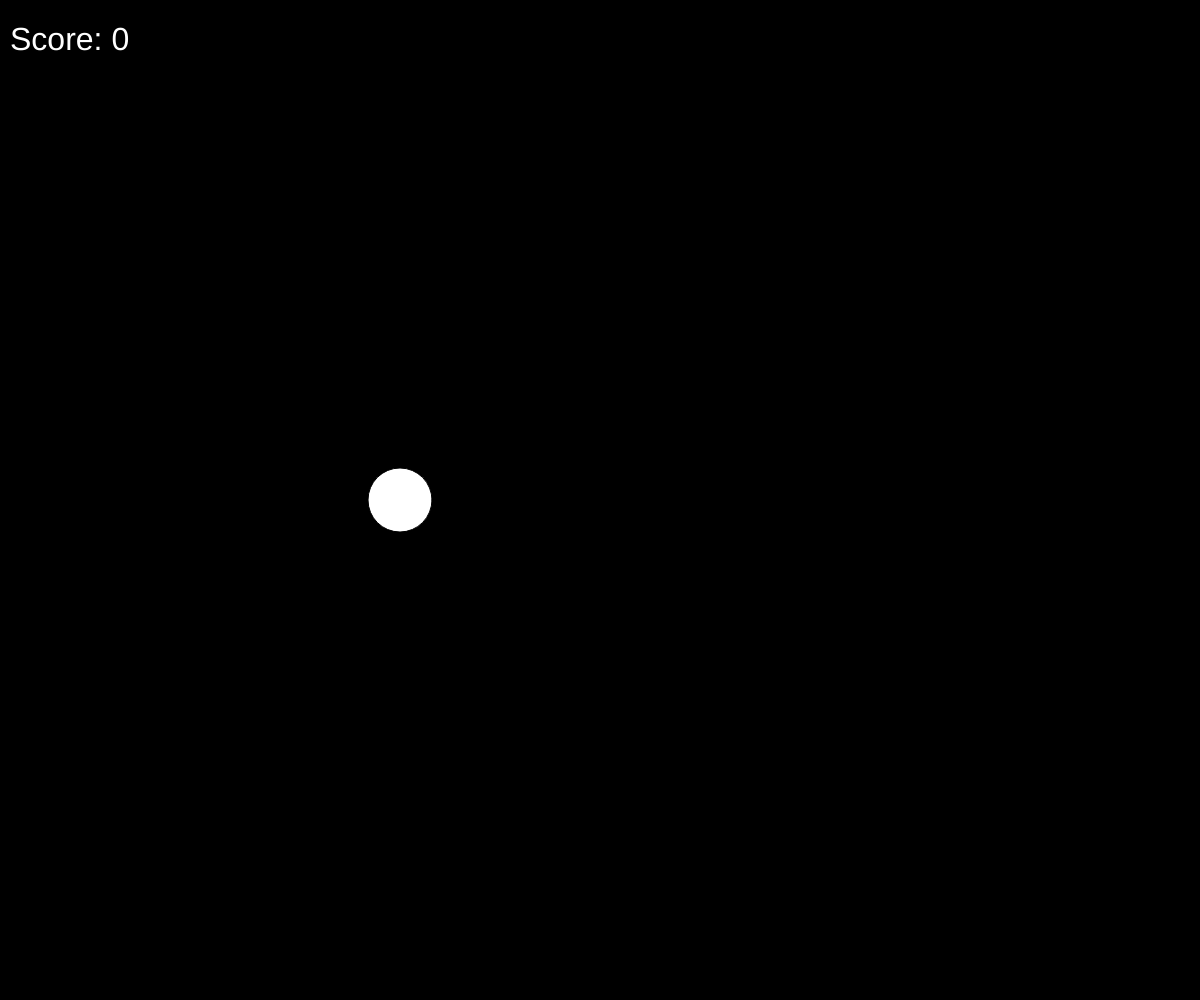
Frame 1 (no input)
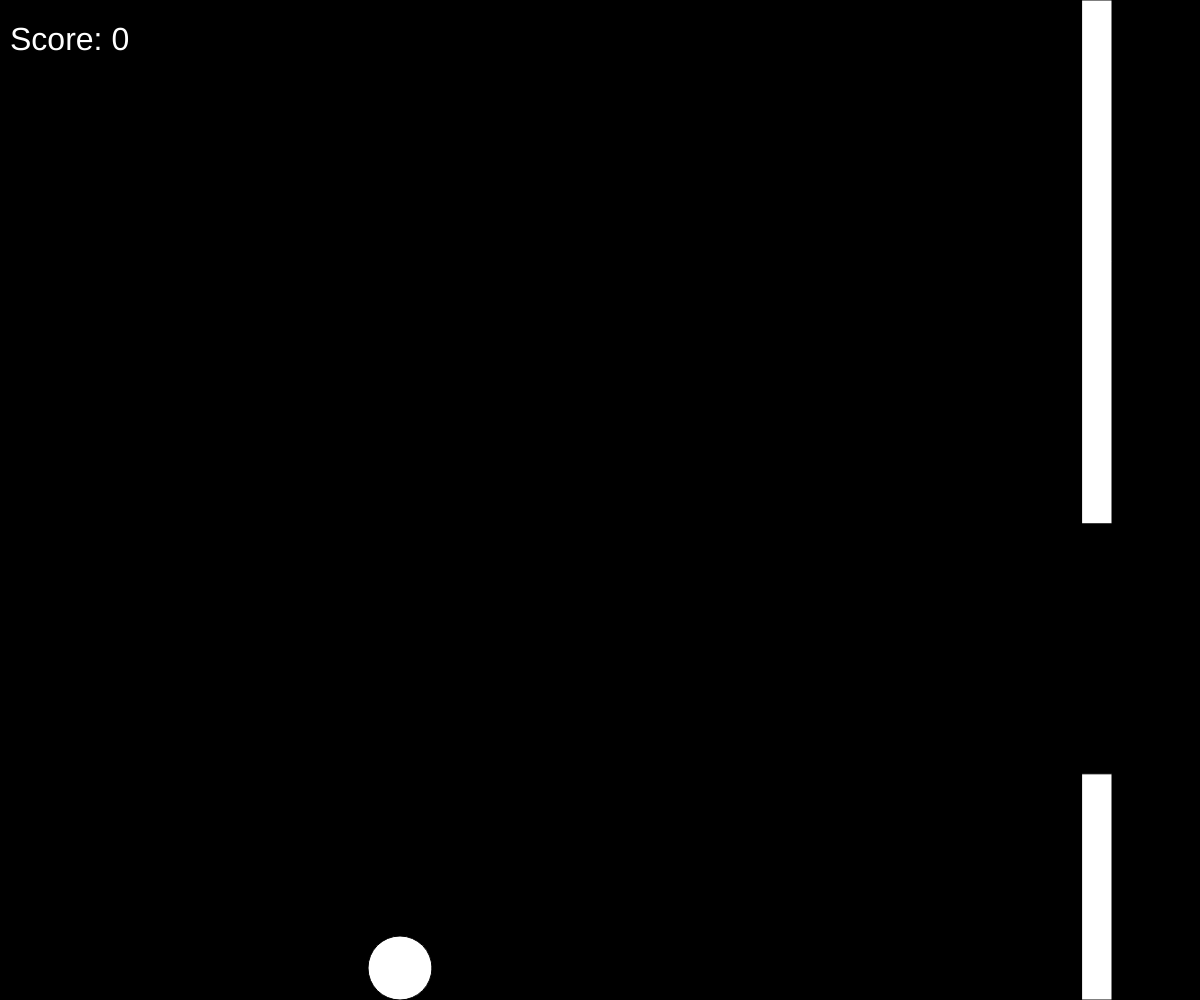
Frame 60 (no input)
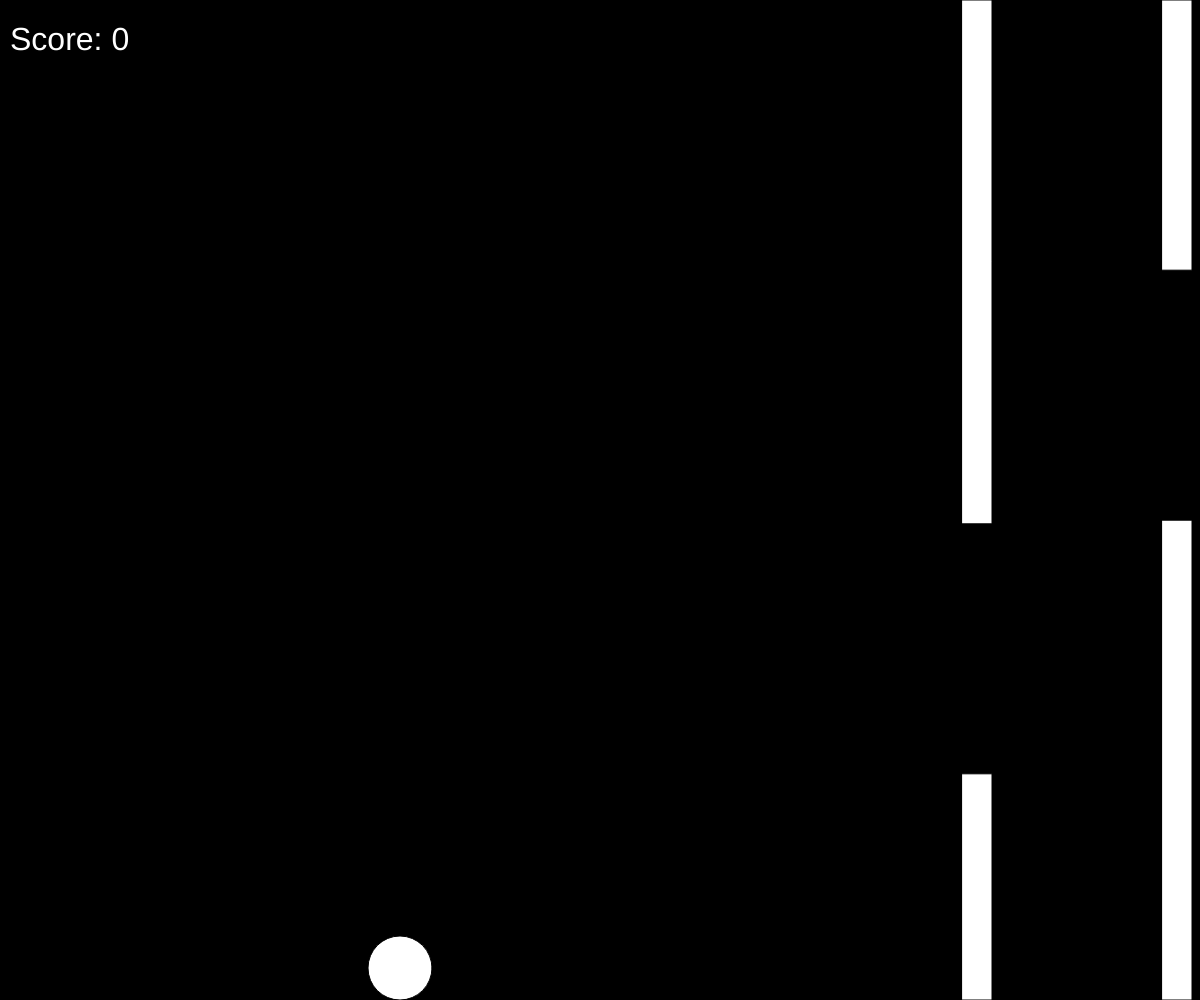
Frame 120 (the mouse pressed at the canvas centre since frame 60)

The p5.js sketch that drew these frames (run headless with seeded random() and noise() and a simulated clock; from frame 60 on, the mouse is pressed at the canvas centre):

// p5.js sketch
// ── sketch.js
const GRAVITY = 0.6;
const LIFT = -15;
const PIPE_WIDTH = 30;
const PIPE_SPEED = 2;
const BIRD_DIAMETER = 64;

let bird;
let pipes = [];
let score = 0;

function setup() {
  createCanvas(windowWidth, windowHeight);
  bird = new Bird();
  pipes.push(new Pipe());
}

function draw() {
  background(0);
  updatePipes();
  updateBird();
  displayScore();

  // Generate a new pipe every 100 frames
  if (frameCount % 100 == 0) {
    pipes.push(new Pipe());
  }
}

function updatePipes() {
  for (let i = pipes.length - 1; i >= 0; i--) {
    pipes[i].show();
    pipes[i].update();

    if (pipes[i].isOffscreen()) {
      pipes.splice(i, 1);
      continue; // Skip the rest of the loop for this iteration
    }

    if (bird.hits(pipes[i])) {
      pipes[i].changeColor(true);
      score = 0; // Reset score to zero
    } else {
      pipes[i].changeColor(false);
    }

    if (pipes[i].passed(bird) && !pipes[i].scored) {
      score++; // Increment score when bird passes a pipe
      pipes[i].scored = true; // Prevent further score increments for this pipe
    }
  }
}

function updateBird() {
  bird.show();
  bird.update();
}

function displayScore() {
  fill(255);
  textSize(32);
  text(`Score: ${score}`, 10, 50);
}

function mousePressed() {
  if (mouseButton === LEFT) {
    bird.up();
  }
}

function Bird() {
  this.y = height / 2;
  this.x = windowWidth / 3;
  this.diameter = BIRD_DIAMETER;
  this.radius = this.diameter / 2;
  this.velocity = 0;

  this.show = function () {
    fill(255);
    ellipse(this.x, this.y, this.diameter, this.diameter);
  };

  this.update = function () {
    this.velocity += GRAVITY;
    this.y += this.velocity;
    this.adjustPositionForHeight();
  };

  this.adjustPositionForHeight = function () {
    if (this.y > height - this.radius) {
      this.y = height - this.radius;
      this.velocity = 0;
    }

    if (this.y < this.radius) {
      this.y = this.radius;
      this.velocity = 0;
    }
  };

  this.up = function () {
    this.velocity += LIFT;
  };

  this.hits = function (pipe) {
    let halfBirdSize = this.diameter / 2;
    if (
      this.y - halfBirdSize < pipe.top ||
      this.y + halfBirdSize > height - pipe.bottom
    ) {
      if (
        this.x + halfBirdSize > pipe.x &&
        this.x - halfBirdSize < pipe.x + pipe.width
      ) {
        return true;
      }
    }
    return false;
  };
}

window.addEventListener(
  "contextmenu",
  function (e) {
    e.preventDefault();
  },
  false
);

function Pipe() {
  this.spacing = map(score, 0, 100, 250, 150);
  this.top = random(height / 6, (4 / 6) * height);
  this.bottom = height - (this.top + this.spacing);
  this.x = width;
  this.width = PIPE_WIDTH;
  this.speed = PIPE_SPEED;
  this.color = color(255); // default color
  this.stroke = color(0); // default stroke
  this.scored = false; // Flag to track if score has been incremented for this pipe

  this.show = function () {
    fill(this.color);
    stroke(this.stroke);
    rect(this.x, 0, this.width, this.top);
    rect(this.x, height - this.bottom, this.width, this.bottom);
  };

  this.update = function () {
    this.x -= this.speed;
  };

  this.isOffscreen = function () {
    return this.x < -this.width;
  };

  this.changeColor = function (isHit) {
    if (isHit) {
      this.color = color(0); // black
      this.stroke = color(255); // white
    } else {
      this.color = color(255); // white
      this.stroke = color(0); // black
    }
  };

  this.passed = function (bird) {
    if (bird.x > this.x + this.width) {
      return true;
    }
    return false;
  };
}

// ── flappyBirds.html
<!doctype html>
<html lang="en">
  <head>
    <meta charset="utf-8" />
    <meta name="viewport" content="width=device-width, initial-scale=1.0" />

    <title>MouthPad^ Training</title>

    <link rel="stylesheet" type="text/css" href="../common.css" />

    <script src="../libraries/p5.min.js"></script>

    <style>
      canvas {
        position: absolute;
        z-index: 1; /* Ensure canvas is behind the menu */
      }
      #menu {
        position: relative;
        z-index: 2; /* Ensure menu is on top of the canvas */
      }
    </style>
  </head>

  <body>
    <!-- Navigation Bar -->
    <div id="menu">
      <script src="../navigation.js"></script>
    </div>
    <script>
      // Prevent touch events on the menu from propagating to the canvas
      document
        .getElementById("menu")
        .addEventListener("touchstart", function (e) {
          e.stopPropagation();
        });
    </script>
    <script src="sketch.js"></script>
  </body>
</html>
